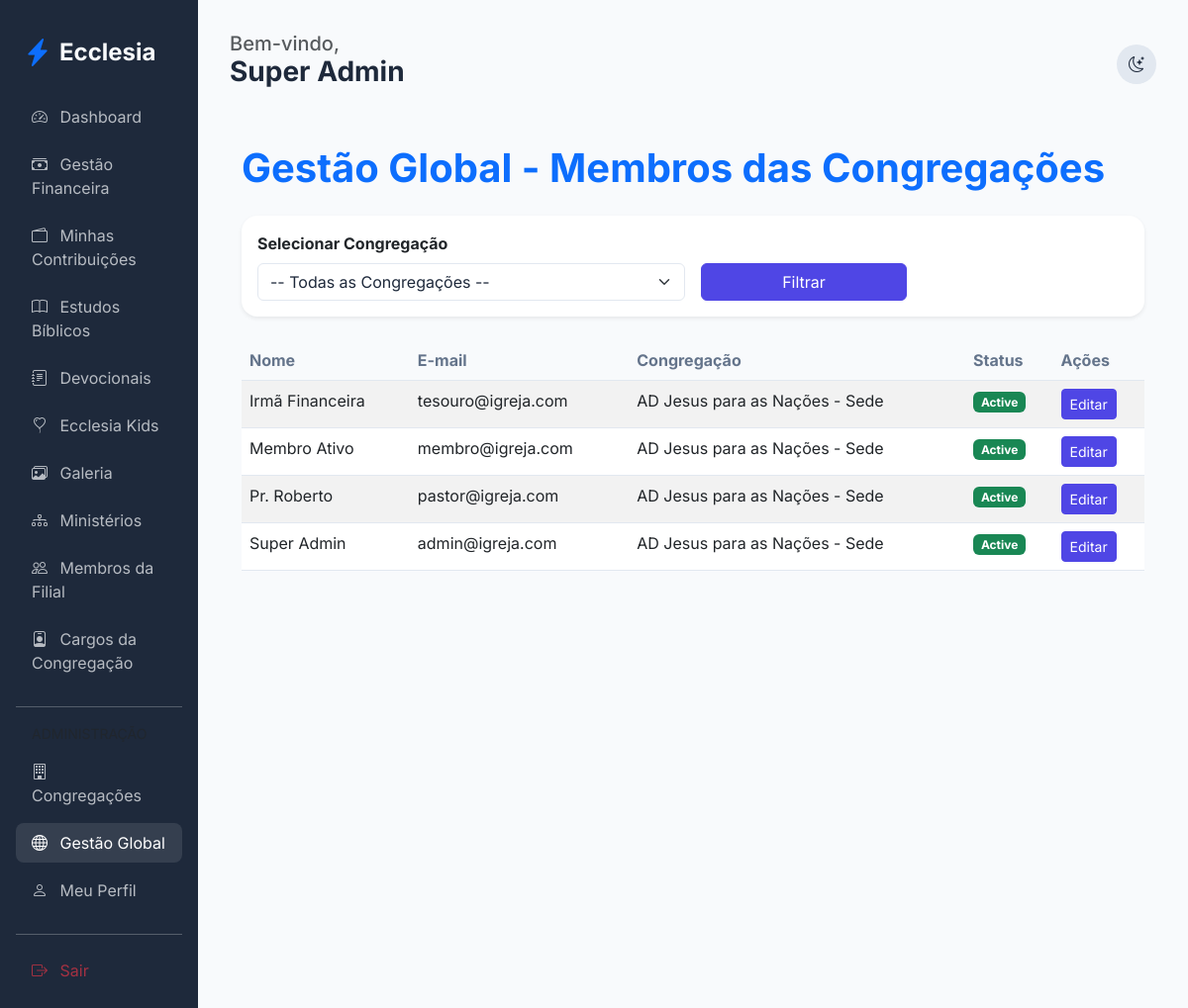
The app's page /admin/members (signed in), older data.
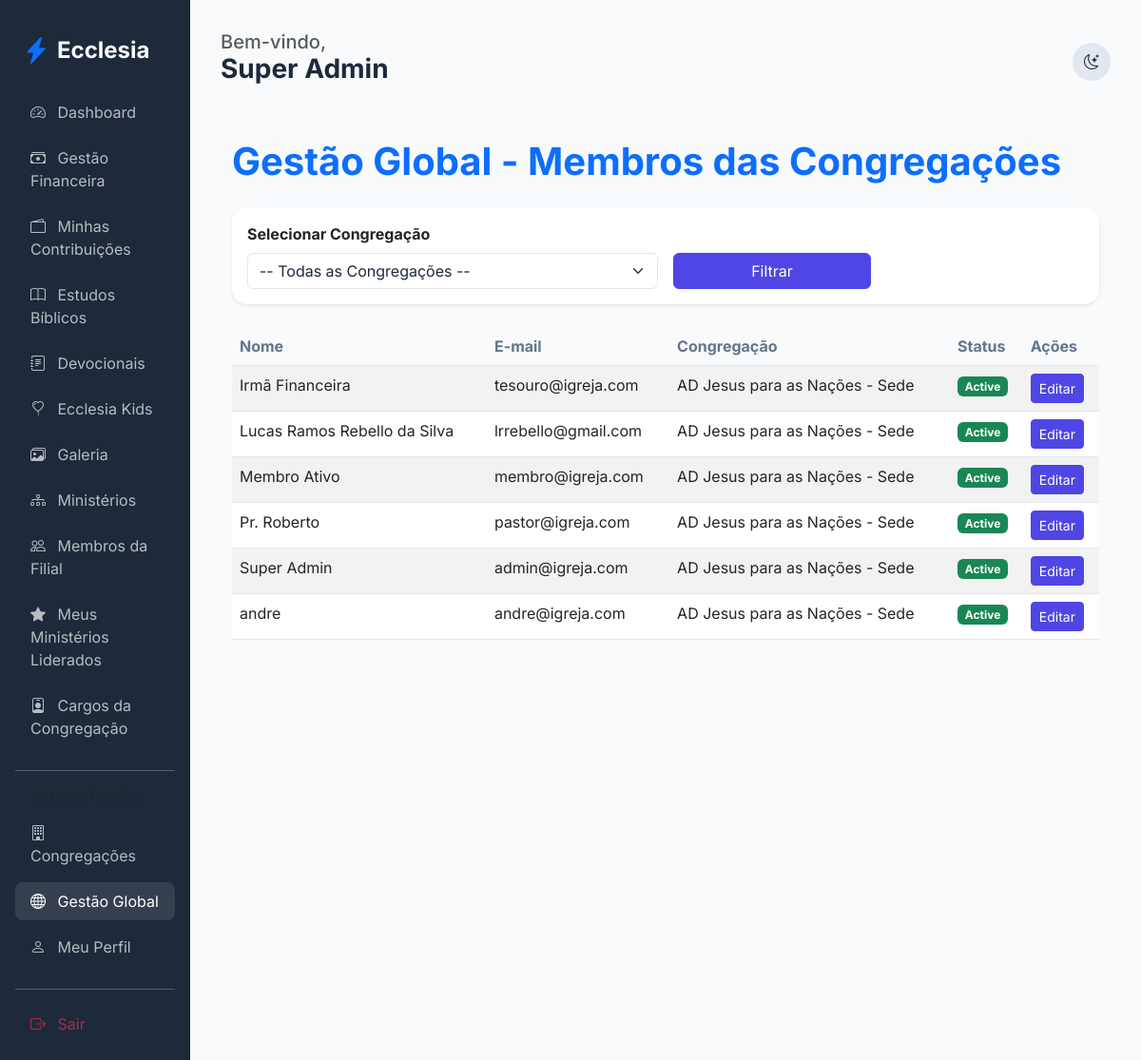
The same page, newer data.
### app/core/models.py (models this page shows, shortened)
class User(db.Model, UserMixin):
    id = db.Column(db.Integer, primary_key=True)
    name = db.Column(db.String(100), nullable=False)
    email = db.Column(db.String(120), unique=True, nullable=False)
    password_hash = db.Column(db.String(128))
    birth_date = db.Column(db.Date)
    gender = db.Column(db.String(20))
    documents = db.Column(db.String(200)) # Flexível para diferentes países
    address = db.Column(db.Text)
    phone = db.Column(db.String(50))
    profile_photo = db.Column(db.String(255), nullable=True)
    status = db.Column(db.String(20), default='pending') # pending, active, rejected
    is_ministry_leader = db.Column(db.Boolean, default=False)
    church_id = db.Column(db.Integer, db.ForeignKey('church.id'))
    family_id = db.Column(db.Integer, db.ForeignKey('family.id'), nullable=True)
    church_role_id = db.Column(db.Integer, db.ForeignKey('church_role.id'), nullable=True)
    ministries = db.relationship('Ministry', secondary=member_ministries, backref=db.backref('members', lazy='dynamic'))
    can_manage_ministries = db.Column(db.Boolean, default=False)
    can_manage_media = db.Column(db.Boolean, default=False)
    can_publish_devotionals = db.Column(db.Boolean, default=False)
    can_approve_members = db.Column(db.Boolean, default=False)
    can_manage_finance = db.Column(db.Boolean, default=False)
    can_manage_kids = db.Column(db.Boolean, default=False)
    can_manage_events = db.Column(db.Boolean, default=False)

class Church(db.Model):
    id = db.Column(db.Integer, primary_key=True)
    name = db.Column(db.String(100), nullable=False)
    address = db.Column(db.String(200))
    city = db.Column(db.String(100))
    country = db.Column(db.String(100))
    currency_symbol = db.Column(db.String(5), default='R$')
    is_main = db.Column(db.Boolean, default=False)
    created_at = db.Column(db.DateTime, default=datetime.utcnow)
    members = db.relationship('User', backref='church', lazy=True)
    ministries = db.relationship('Ministry', backref='church', lazy=True)
    assets = db.relationship('Asset', backref='church', lazy=True)
    roles = db.relationship('ChurchRole', backref='church', lazy=True, cascade="all, delete-orphan")

### app/modules/admin/routes.py (the view)
@admin_bp.route('/members')
@login_required
def list_members():
    if not is_global_admin():
        flash('Acesso negado.', 'danger')
        return redirect(url_for('members.dashboard'))
    church_id = request.args.get('church_id', type=int)
    churches = Church.query.order_by(Church.name).all()
    if church_id:
        selected_church = Church.query.get(church_id)
        if selected_church:
            members = User.query.filter_by(church_id=church_id).order_by(User.name).all()
        else:
            members = []
            flash('Congregação não encontrada.', 'warning')
    else:
        selected_church = None
        members = User.query.order_by(User.name).all()
    return render_template(
        'admin/members.html',
        members=members,
        churches=churches,
        selected_church=selected_church,
        current_church_id=church_id
    )

### app/modules/admin/routes.py (called while the page is built)
def is_global_admin():
    return current_user.church_role and current_user.church_role.name == 'Administrador Global'

### app/templates/admin/members.html (shortened to what this page needs)
{% extends "base.html" %}
{% block content %}
<div class="container py-4">
    <h1 class="fw-bold text-primary mb-4">Gestão Global - Membros das Congregações</h1>
    <div class="card border-0 shadow-sm mb-4">
        <div class="card-body">
            <form method="GET" class="row g-3 align-items-end">
                <div class="col-md-6">
                    <label for="church_id" class="form-label fw-bold">Selecionar Congregação</label>
                    <select name="church_id" id="church_id" class="form-select" onchange="this.form.submit()">
                        <option value="">-- Todas as Congregações --</option>
                    </select>
                </div>
                <div class="col-md-3 d-flex align-items-end">
                    <button type="submit" class="btn btn-primary w-100">Filtrar</button>
                </div>
            </form>
        </div>
    </div>
    {% if members %}
    <div class="table-responsive">
        <table class="table table-hover table-striped">
            <thead class="table-dark">
                <tr>
                    <th>Nome</th>
                    <th>E-mail</th>
                    <th>Congregação</th>
                    <th>Status</th>
                    <th>Ações</th>
                </tr>
            </thead>
            <tbody>
                {% for member in members %}
                <tr>
                    <td>{{ member.name }}</td>
                    <td>{{ member.email }}</td>
                    <td>{{ member.church.name if member.church else 'Sem congregação' }}</td>
                    <td>
                        <span class="badge {{ 'bg-success' if member.status == 'active' else 'bg-warning' if member.status == 'pending' else 'bg-danger' }}">
                            {{ member.status|capitalize }}
                        </span>
                    </td>
                    <td>
                        <a href="{{ url_for('admin.edit_member', id=member.id) }}" class="btn btn-sm btn-primary">Editar</a>
                    </td>
                </tr>
                {% endfor %}
            </tbody>
        </table>
    </div>
    {% else %}
    <div class="alert alert-info text-center py-4">
        Nenhum membro encontrado para a seleção atual.
    </div>
    {% endif %}
</div>
{% endblock %}

### app/templates/base.html (shortened to what the changed rows need)
<!DOCTYPE html>
<html lang="pt-BR">
<head>
    <link href="https://cdn.jsdelivr.net/npm/bootstrap@5.3.0/dist/css/bootstrap.min.css" rel="stylesheet">
    <link href="https://cdn.jsdelivr.net/npm/bootstrap-icons@1.10.0/font/bootstrap-icons.css" rel="stylesheet">
    <link rel="stylesheet" href="{{ url_for('static', filename='css/premium.css') }}">
</head>
<body>
    <div class="container-fluid">
        <div class="row">
            {% if current_user.is_authenticated %}
            <div class="col-md-3 col-lg-2 sidebar d-none d-md-block">
                <nav class="nav flex-column">
                    <a class="nav-link {{ 'active' if request.endpoint == 'members.dashboard' }}" href="{{ url_for('members.dashboard') }}">
                        <i class="bi bi-speedometer2 me-2"></i> Dashboard
                    </a>
                    {% if current_user.can_manage_finance or (current_user.church_role and current_user.church_role.name in ['Administrador Global', 'Pastor Líder', 'Tesoureiro']) %}
                    <a class="nav-link {{ 'active' if request.endpoint == 'finance.dashboard' }}" href="{{ url_for('finance.dashboard') }}">
                        <i class="bi bi-cash-stack me-2"></i> Gestão Financeira
                    </a>
                    {% endif %}
                    <a class="nav-link {{ 'active' if request.endpoint == 'finance.member_finance' }}" href="{{ url_for('finance.member_finance') }}">
                        <i class="bi bi-wallet2 me-2"></i> Minhas Contribuições
                    </a>
                    <a class="nav-link {{ 'active' if request.endpoint == 'edification.studies' }}" href="{{ url_for('edification.studies') }}">
                        <i class="bi bi-book me-2"></i> Estudos Bíblicos
                    </a>
                    <a class="nav-link {{ 'active' if request.endpoint == 'edification.devotionals' }}" href="{{ url_for('edification.devotionals') }}">
                        <i class="bi bi-journal-text me-2"></i> Devocionais
                    </a>
                    {% if current_user.can_manage_kids or (current_user.church_role and current_user.church_role.name in ['Administrador Global', 'Pastor Líder']) %}
                    <a class="nav-link {{ 'active' if request.endpoint == 'edification.kids' }}" href="{{ url_for('edification.kids') }}">
                        <i class="bi bi-balloon-heart me-2"></i> Ecclesia Kids
                    </a>
                    {% endif %}
                    <a class="nav-link {{ 'active' if 'gallery' in request.endpoint }}" href="{{ url_for('edification.gallery') }}">
                        <i class="bi bi-images me-2"></i> Galeria
                    </a>
                    <a class="nav-link {{ 'active' if 'ministries' in request.endpoint }}" href="{{ url_for('members.list_ministries') }}">
                        <i class="bi bi-diagram-3 me-2"></i> Ministérios
                    </a>
                    {% if current_user.can_approve_members or (current_user.church_role and current_user.church_role.name in ['Administrador Global', 'Pastor Líder']) %}
                    <a class="nav-link {{ 'active' if 'church_members' in request.endpoint }}" href="{{ url_for('members.church_members') }}">
                        <i class="bi bi-people me-2"></i> Membros da Filial
                    </a>
                    {% endif %}
                    {% if current_user.is_authenticated %}
                        {% set has_led_ministries = namespace(value=false) %}
                        {% for ministry in current_user.ministries %}
                            {% if ministry.leader_id == current_user.id %}
                                {% set has_led_ministries.value = true %}
                            {% endif %}
                        {% endfor %}
                        {% if has_led_ministries.value %}
                        <a class="nav-link {{ 'active' if 'my_led_ministries' in request.endpoint }}" href="{{ url_for('members.my_led_ministries') }}">
                            <i class="bi bi-star-fill me-2"></i> Meus Ministérios Liderados
                        </a>
                        {% endif %}
                    {% endif %}
                    {% if current_user.can_approve_members or (current_user.church_role and current_user.church_role.name in ['Administrador Global', 'Pastor Líder']) %}
                    <a class="nav-link {{ 'active' if 'roles' in request.endpoint }}" href="{{ url_for('admin.list_roles') }}">
                        <i class="bi bi-person-badge me-2"></i> Cargos da Congregação
                    </a>
                    {% endif %}
                    {% if current_user.church_role and current_user.church_role.name == 'Administrador Global' %}
                    <hr class="my-3 opacity-25">
                    <label class="small text-muted px-3 mb-2">ADMINISTRAÇÃO</label>
                    <a class="nav-link {{ 'active' if 'admin.list_churches' in request.endpoint }}" href="{{ url_for('admin.list_churches') }}">
                        <i class="bi bi-building me-2"></i> Congregações
                    </a>
                    <a class="nav-link {{ 'active' if 'admin.list_members' in request.endpoint }}" href="{{ url_for('admin.list_members') }}">
                        <i class="bi bi-globe me-2"></i> Gestão Global
                    </a>
                    {% endif %}
                    <a class="nav-link" href="{{ url_for('members.profile') }}">
                        <i class="bi bi-person me-2"></i> Meu Perfil
                    </a>
                    <hr class="my-3 opacity-25">
                    <a class="nav-link text-danger" href="{{ url_for('auth.logout') }}">
                        <i class="bi bi-box-arrow-right me-2"></i> Sair
                    </a>
                </nav>
            </div>
            {% endif %}
            <div class="col-md-9 col-lg-10 main-content {{ 'mx-auto' if not current_user.is_authenticated }}">
                <header class="d-flex justify-content-between align-items-center mb-4">
                    <div>
                        {% if current_user.is_authenticated %}
                        <h5 class="text-muted mb-0">Bem-vindo,</h5>
                        <h3 class="fw-bold">{{ current_user.name }}</h3>
                        {% endif %}
                    </div>
                </header>
                {% block content %}{% endblock %}
            </div>
        </div>
    </div>
</body>
</html>

Row changes from the older to the newer data that the page shows:
added User: name "Lucas Ramos Rebello da Silva", email "lrrebello@gmail.com", church "AD Jesus para as Nações - Sede", status "Active"
added User: name "andre", email "andre@igreja.com", church "AD Jesus para as Nações - Sede", status "Active"
Text that changed along with them:
text now shown: "Meus Ministérios Liderados"
